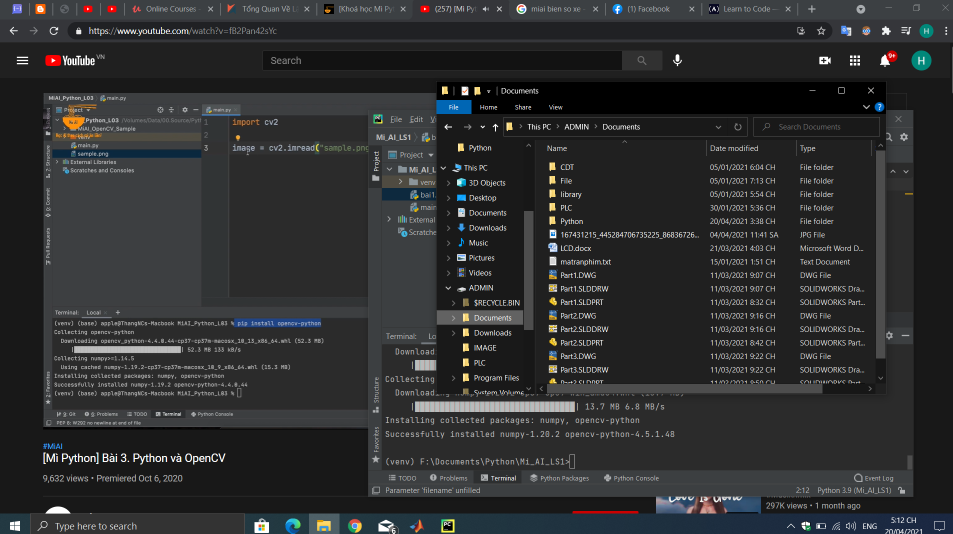
#> input picture Capture.PNG, 1906 x 1067 px (shown at 1/2 size)
$ python Rotate_anh.py
#> lines starting #> are read from the running program, lines starting #| are printed output that depends on the picture
import cv2
#Đọc ảnh
img = cv2.imread('Capture.PNG')
#> img is the input picture: shape (1067, 1906, 3); mean B, G, R 47.7, 46.7, 45.6
cv2.imshow("Anh_goc",img)
cv2.waitKey() == ord("1")
# Lấy cao, rộng
(h, w) = img.shape[:2]
#> h = 1067; w = 1906
# Tính tâm bức ảnh, góc quay và mức độ scale
center = (w / 2, h / 2)
#> center = (953, 533.5)
angle90 = 45
scale = 1.0
# Quay ngược 90 độ
M = cv2.getRotationMatrix2D(center, angle90, scale)
rotated90 = cv2.warpAffine(img, M, (h, w))
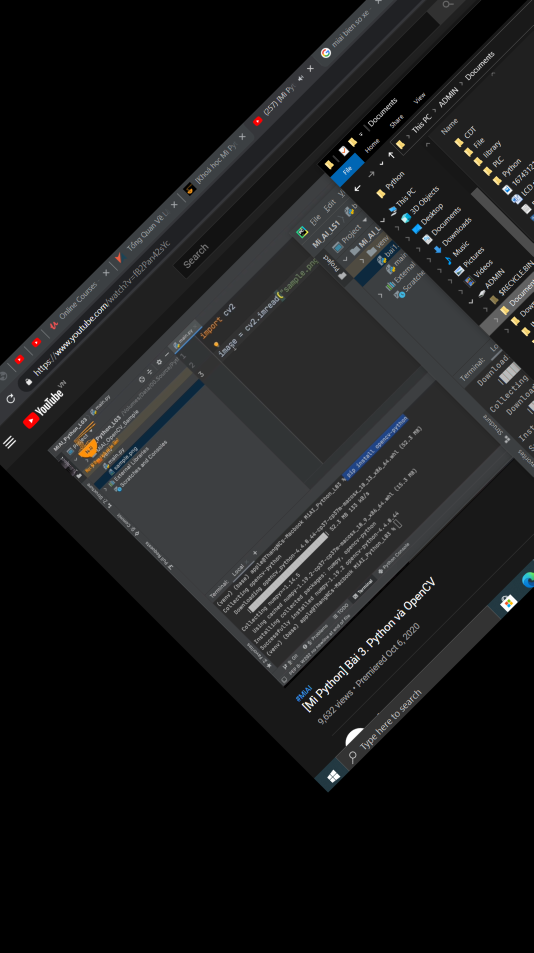
#> rotated90: shape (1906, 1067, 3) (shown at 1/2 size); mean B, G, R 26.7, 26.2, 25.7
samller_image = cv2.resize(rotated90,dsize=(500,500))
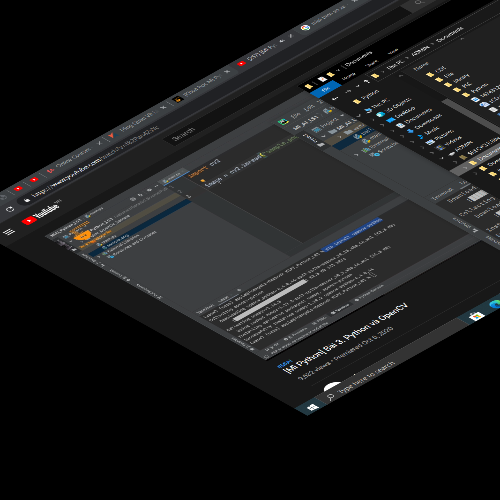
#> samller_image: shape (500, 500, 3); mean B, G, R 26.7, 26.2, 25.6
cv2.imshow("Rotate",samller_image)
cv2.waitKey() == ord("2")
samller_image1 = cv2.cvtColor(samller_image,cv2.COLOR_BGR2GRAY)
cv2.imshow("Anh_gray",samller_image1)
cv2.waitKey() == ord(" ")
cv2.destroyAllWindows()
